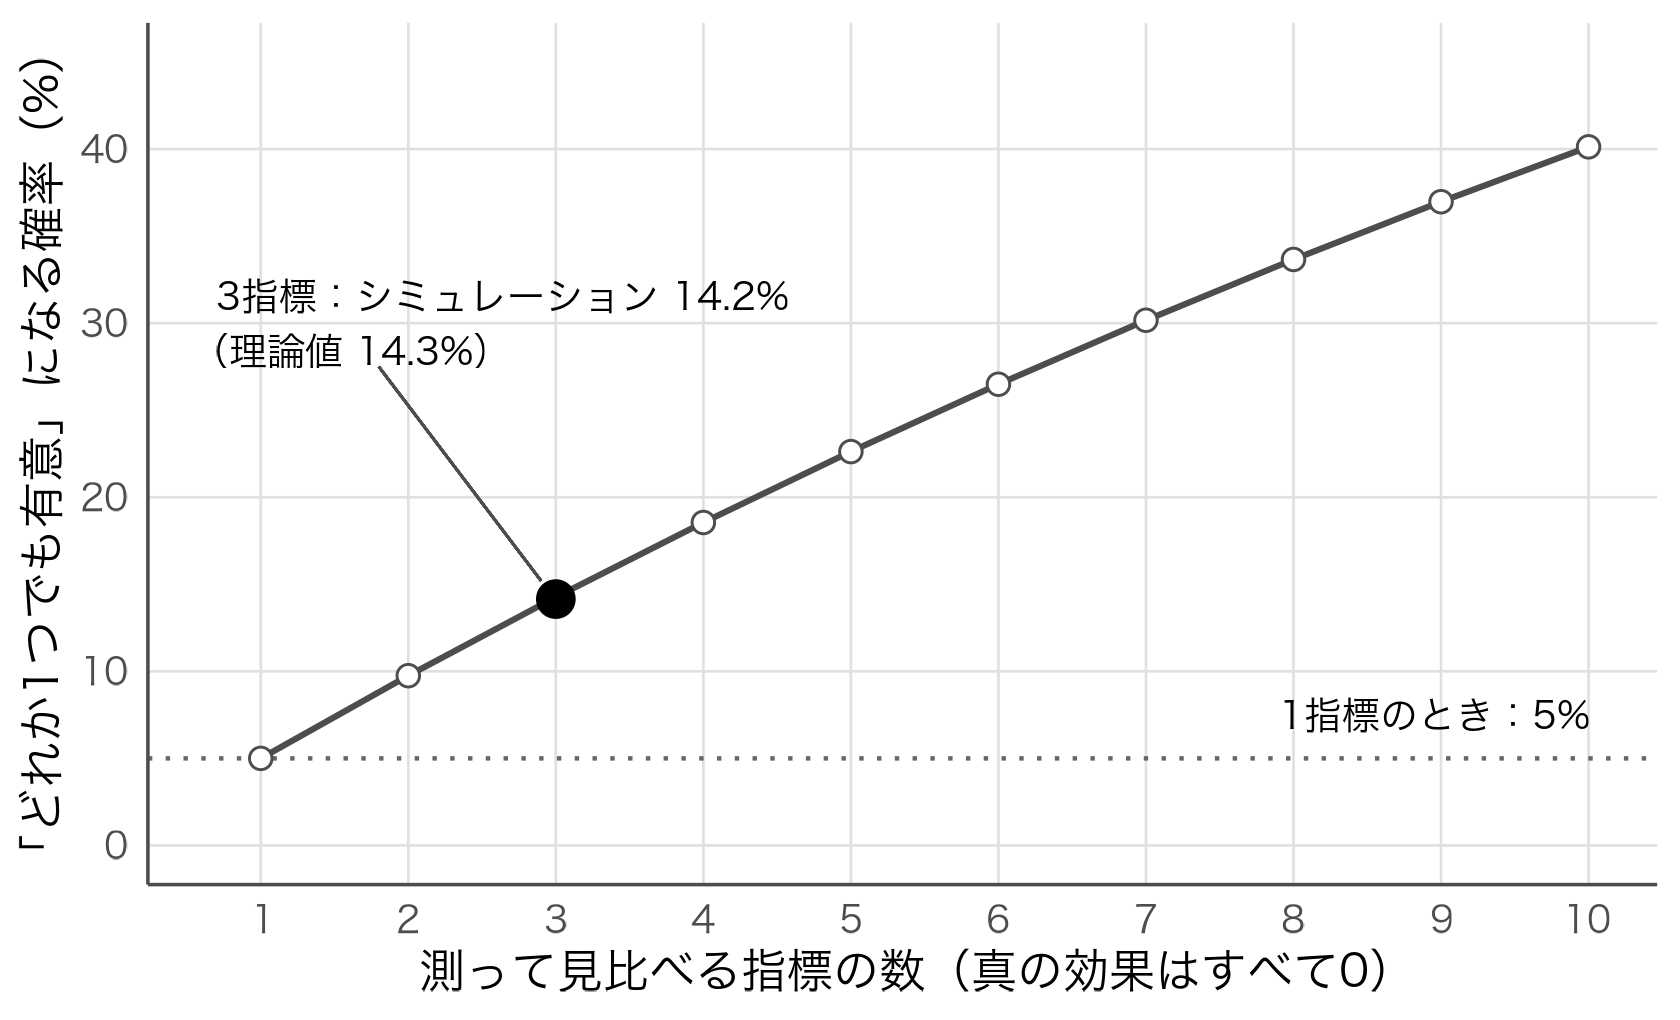

Write R code to recreate this figure.
# 第16章 図16-1：測る指標の数と誤検出率（16.4節・notebook ch16 と同一のシミュレーション、seed 2026、2000回）
source("figures/style.R")
set.seed(2026)
n_sim <- 2000
any_significant <- replicate(n_sim, {
  n <- 40
  g <- rep(c("a", "b"), each = n / 2)
  p_values <- c(t.test(rnorm(n) ~ g)$p.value, t.test(rnorm(n) ~ g)$p.value, t.test(rnorm(n) ~ g)$p.value)
  any(p_values < 0.05)
})
sim3 <- mean(any_significant)
cat("3指標のどれかが有意:", round(sim3, 3), " 理論値:", round(1 - 0.95^3, 3), "\n")
k <- 1:10
th <- data.frame(k, rate = 100 * (1 - 0.95^k))
pt <- data.frame(k = 3, rate = 100 * sim3)
p <- ggplot(th, aes(k, rate)) +
  geom_hline(yintercept = 5, linetype = "dotted", colour = "grey40") +
  geom_line(linewidth = 0.7, colour = "grey30") +
  geom_point(shape = 21, fill = "white", colour = "grey30", size = 2.2) +
  geom_segment(aes(x = 1.8, xend = 2.9, y = 27.5, yend = 15.2), data = NULL, inherit.aes = FALSE, linewidth = 0.3, colour = "grey30") +
  geom_point(data = pt, shape = 21, fill = "black", colour = "black", size = 3.8) +
  annotate("text", x = 0.7, y = 30, hjust = 0, size = 3.2, family = "hira",
           label = sprintf("3指標：シミュレーション %.1f%%\n（理論値 %.1f%%）", 100 * round(sim3, 3), 100 * (1 - 0.95^3))) +
  annotate("text", x = 10, y = 7.5, hjust = 1, size = 3.2, family = "hira", label = "1指標のとき：5%") +
  scale_x_continuous(breaks = 1:10) + scale_y_continuous(limits = c(0, 45), breaks = seq(0, 40, 10)) +
  labs(x = "測って見比べる指標の数（真の効果はすべて0）", y = "「どれか1つでも有意」になる確率（%）")
save_fig(p, "ch16_researcher_dof", w = 5.6, h = 3.4)
